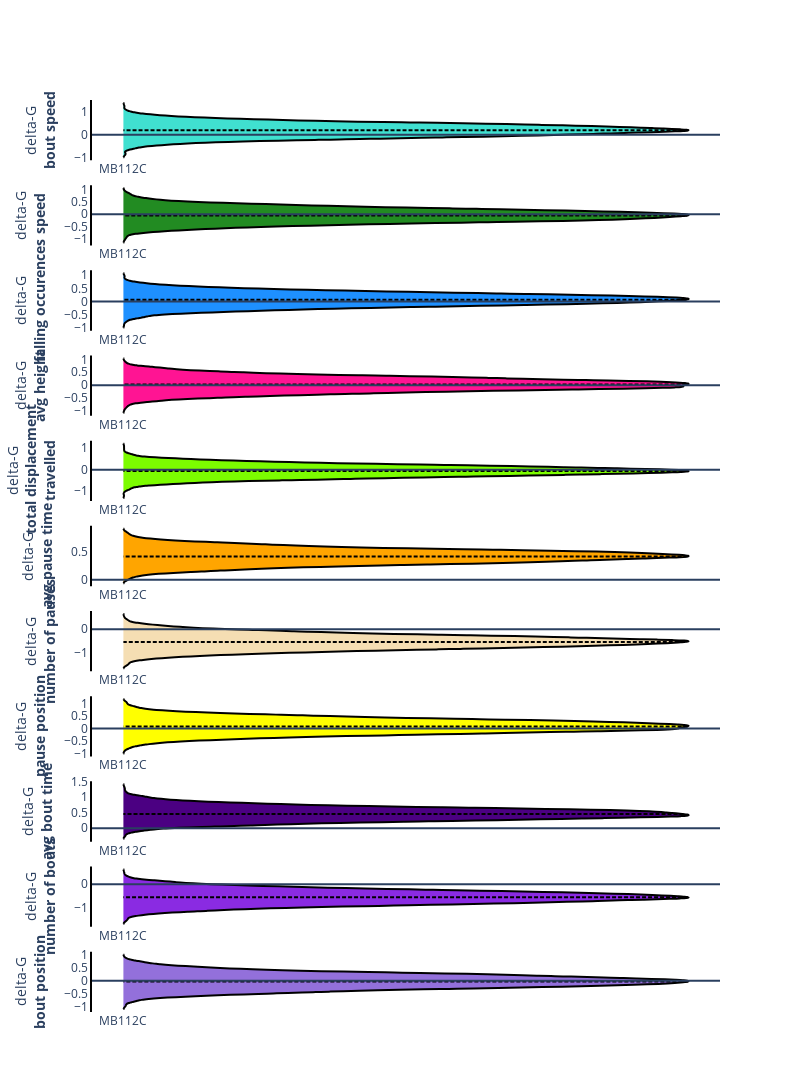

The cell this chart's notebook holds for it:
### Markdown cell above
# dabest graphs

### Code cell
fig3 = make_subplots(rows=11, cols=1, row_heights=[0.09]*11 , horizontal_spacing = 0.05) 


#boutspeed
for n in dblist:
    fig3.add_trace(go.Violin(y = df_bspeed[n], name = n, meanline_visible=True, line_color='black', fillcolor = "turquoise"), row = 1, col = 1)

fig3 = fig3.update_traces(side='positive', width=1, points=False, opacity=1, row = 1, col = 1)
fig3.update_yaxes(title = "delta-G" + '<b>'  +'<br>' + "bout speed" + '<b>', showline=True, linewidth=2, linecolor='black', row = 1, col = 1)
fig3.add_hline(y=0, row = 1, col = 1)

#speed
for n in dblist:
    fig3.add_trace(go.Violin(y = df_speed[n], name = n, meanline_visible=True, line_color='black', fillcolor = "forestgreen"), row = 2, col = 1)

fig3 = fig3.update_traces(side='positive', width=1, points=False, opacity=1, row = 2, col = 1)
fig3.update_yaxes(title = "delta-G" + '<b>'  +'<br>' + " speed" + '<b>', showline=True, linewidth=2, linecolor='black', row = 2, col = 1)
fig3.add_hline(y=0, row = 2, col = 1)



#falls
for n in dblist:
    fig3.add_trace(go.Violin(y = df_fall[n], name = n, meanline_visible=True, line_color='black', fillcolor = "dodgerblue"), row = 3, col = 1)
    
fig3 = fig3.update_traces(side='positive', width=1, points=False, opacity=1, row = 3, col = 1)
fig3.update_yaxes(title = "delta-G" +'<br>'+ '<b>' + "falling occurences" + '<b>', showline=True, linewidth=2, linecolor='black', row = 3, col = 1)
fig3.add_hline(y=0, row = 3, col = 1)

#height
for n in dblist:
    fig3.add_trace(go.Violin(y = df_height[n], name = n, meanline_visible=True, line_color='black', fillcolor = "deeppink"), row = 4, col = 1)
    
fig3 = fig3.update_traces(side='positive', width=1, points=False, opacity=1, row = 4, col = 1)
fig3.update_yaxes(title = "delta-G" + '<b>' + '<br>' + "avg height" + '<b>', showline=True, linewidth=2, linecolor='black', row = 4, col = 1)
fig3.add_hline(y=0, row = 4, col = 1)


# displacement
for n in dblist:
    fig3.add_trace(go.Violin(y = df_displacement[n], name = n, meanline_visible=True, line_color='black', fillcolor = "lawngreen"), row = 5, col = 1)
    
fig3 = fig3.update_traces(side='positive', width=1, points=False, opacity=1, row = 5, col = 1)
fig3.update_yaxes(title = "delta-G" + '<b>' + '<br>' + " total displacement"  + '<br>' + "travelled" + '<b>', showline=True, linewidth=2, linecolor='black', row =5, col = 1)
fig3.add_hline(y=0, row = 5, col = 1)


#meanpauses
for n in dblist:
    fig3.add_trace(go.Violin(y = df_meanpause[n], name = n, meanline_visible=True, line_color='black', fillcolor = "orange"), row = 6, col = 1)
    
fig3 = fig3.update_traces(side='positive', width=1, points=False, opacity=1, row = 6, col = 1)
fig3.update_yaxes(title = "delta-G" + '<b>' + '<br>' + "avg pause time" + '<b>', showline=True, linewidth=2, linecolor='black', row = 6, col = 1)
fig3.add_hline(y=0, row = 6, col = 1)

#numberofpauses
for n in dblist:
    fig3.add_trace(go.Violin(y = df_pause[n], name = n, meanline_visible=True, line_color='black', fillcolor = "wheat"), row = 7, col = 1)
    
fig3 = fig3.update_traces(side='positive', width=1, points=False, opacity=1, row = 7, col = 1)
fig3.update_yaxes(title = "delta-G" + '<b>' + '<br>' + "number of pauses" + '<b>', showline=True, linewidth=2, linecolor='black', row = 7, col = 1)
fig3.add_hline(y=0, row = 7, col = 1)

#pauseheight
for n in dblist:
    fig3.add_trace(go.Violin(y = df_pausepos[n], name = n, meanline_visible=True, line_color='black', fillcolor = "yellow"), row = 8, col = 1)
    
fig3 = fig3.update_traces(side='positive', width=1, points=False, opacity=1, row = 8, col = 1)
fig3.update_yaxes(title = "delta-G" + '<b>' + '<br>' + "pause position" + '<b>', showline=True, linewidth=2, linecolor='black', row = 8, col = 1)
fig3.add_hline(y=0, row = 8, col = 1)

#meanbout
for n in dblist:
    fig3.add_trace(go.Violin(y = df_meanbout[n], name = n, meanline_visible=True, line_color='black', fillcolor = "indigo"), row = 9, col = 1)
    
fig3 = fig3.update_traces(side='positive', width=1, points=False, opacity=1, row = 9, col = 1)
fig3.update_yaxes(title = "delta-G" + '<b>' + '<br>' + "avg bout time" + '<b>', showline=True, linewidth=2, linecolor='black', row = 9, col = 1)
fig3.add_hline(y=0, row = 9, col = 1)

#numberofbouts
for n in dblist:
    fig3.add_trace(go.Violin(y = df_bout[n], name = n, meanline_visible=True, line_color='black', fillcolor = "blueviolet"), row = 10, col = 1)
    
fig3 = fig3.update_traces(side='positive', width=1, points=False, opacity=1, row = 10, col = 1)
fig3.update_yaxes(title = "delta-G" + '<b>' + '<br>' + "number of bouts" + '<b>', showline=True, linewidth=2, linecolor='black', row = 10, col = 1)
fig3.add_hline(y=0, row = 10, col = 1)

#boutheight
for n in dblist:
    fig3.add_trace(go.Violin(y = df_boutpos[n], name = n, meanline_visible=True, line_color='black', fillcolor = "mediumpurple"), row = 11, col = 1)
    
fig3 = fig3.update_traces(side='positive', width=1, points=False, opacity=1, row = 11, col = 1)
fig3.update_yaxes(title = "delta-G" + '<b>' + '<br>' + "bout position" + '<b>', showline=True, linewidth=2, linecolor='black', row = 11, col = 1)
fig3.add_hline(y=0, row = 11, col = 1)


fig3.update_layout(plot_bgcolor = "white", height=1500, width=800, showlegend = False)
margin=dict(l=80, r=80, t=100, b=80)
fig3.show()

### Figure 1 — Plotly figure (JSON) as saved in the notebook; plotly's stock layout.template omitted (floating-point values rounded to 4 significant figures; data arrays with more than 128 entries replaced by an {"elided": "..."} marker saying what was removed)
{"data": [{"fillcolor": "turquoise", "line": {"color": "black"}, "meanline": {"visible": true}, "name": "MB112C", "opacity": 1, "points": false, "side": "positive", "type": "violin", "width": 1, "xaxis": "x", "y": {"elided": "5000 float values"}, "yaxis": "y"}, {"fillcolor": "forestgreen", "line": {"color": "black"}, "meanline": {"visible": true}, "name": "MB112C", "opacity": 1, "points": false, "side": "positive", "type": "violin", "width": 1, "xaxis": "x2", "y": {"elided": "5000 float values"}, "yaxis": "y2"}, {"fillcolor": "dodgerblue", "line": {"color": "black"}, "meanline": {"visible": true}, "name": "MB112C", "opacity": 1, "points": false, "side": "positive", "type": "violin", "width": 1, "xaxis": "x3", "y": {"elided": "5000 float values"}, "yaxis": "y3"}, {"fillcolor": "deeppink", "line": {"color": "black"}, "meanline": {"visible": true}, "name": "MB112C", "opacity": 1, "points": false, "side": "positive", "type": "violin", "width": 1, "xaxis": "x4", "y": {"elided": "5000 float values"}, "yaxis": "y4"}, {"fillcolor": "lawngreen", "line": {"color": "black"}, "meanline": {"visible": true}, "name": "MB112C", "opacity": 1, "points": false, "side": "positive", "type": "violin", "width": 1, "xaxis": "x5", "y": {"elided": "5000 float values"}, "yaxis": "y5"}, {"fillcolor": "orange", "line": {"color": "black"}, "meanline": {"visible": true}, "name": "MB112C", "opacity": 1, "points": false, "side": "positive", "type": "violin", "width": 1, "xaxis": "x6", "y": {"elided": "5000 float values"}, "yaxis": "y6"}, {"fillcolor": "wheat", "line": {"color": "black"}, "meanline": {"visible": true}, "name": "MB112C", "opacity": 1, "points": false, "side": "positive", "type": "violin", "width": 1, "xaxis": "x7", "y": {"elided": "5000 float values"}, "yaxis": "y7"}, {"fillcolor": "yellow", "line": {"color": "black"}, "meanline": {"visible": true}, "name": "MB112C", "opacity": 1, "points": false, "side": "positive", "type": "violin", "width": 1, "xaxis": "x8", "y": {"elided": "5000 float values"}, "yaxis": "y8"}, {"fillcolor": "indigo", "line": {"color": "black"}, "meanline": {"visible": true}, "name": "MB112C", "opacity": 1, "points": false, "side": "positive", "type": "violin", "width": 1, "xaxis": "x9", "y": {"elided": "5000 float values"}, "yaxis": "y9"}, {"fillcolor": "blueviolet", "line": {"color": "black"}, "meanline": {"visible": true}, "name": "MB112C", "opacity": 1, "points": false, "side": "positive", "type": "violin", "width": 1, "xaxis": "x10", "y": {"elided": "5000 float values"}, "yaxis": "y10"}, {"fillcolor": "mediumpurple", "line": {"color": "black"}, "meanline": {"visible": true}, "name": "MB112C", "opacity": 1, "points": false, "side": "positive", "type": "violin", "width": 1, "xaxis": "x11", "y": {"elided": "5000 float values"}, "yaxis": "y11"}], "layout": {"height": 1500, "plot_bgcolor": "white", "shapes": [{"type": "line", "x0": 0, "x1": 1, "xref": "x domain", "y0": 0, "y1": 0, "yref": "y"}, {"type": "line", "x0": 0, "x1": 1, "xref": "x2 domain", "y0": 0, "y1": 0, "yref": "y2"}, {"type": "line", "x0": 0, "x1": 1, "xref": "x3 domain", "y0": 0, "y1": 0, "yref": "y3"}, {"type": "line", "x0": 0, "x1": 1, "xref": "x4 domain", "y0": 0, "y1": 0, "yref": "y4"}, {"type": "line", "x0": 0, "x1": 1, "xref": "x5 domain", "y0": 0, "y1": 0, "yref": "y5"}, {"type": "line", "x0": 0, "x1": 1, "xref": "x6 domain", "y0": 0, "y1": 0, "yref": "y6"}, {"type": "line", "x0": 0, "x1": 1, "xref": "x7 domain", "y0": 0, "y1": 0, "yref": "y7"}, {"type": "line", "x0": 0, "x1": 1, "xref": "x8 domain", "y0": 0, "y1": 0, "yref": "y8"}, {"type": "line", "x0": 0, "x1": 1, "xref": "x9 domain", "y0": 0, "y1": 0, "yref": "y9"}, {"type": "line", "x0": 0, "x1": 1, "xref": "x10 domain", "y0": 0, "y1": 0, "yref": "y10"}, {"type": "line", "x0": 0, "x1": 1, "xref": "x11 domain", "y0": 0, "y1": 0, "yref": "y11"}], "showlegend": false, "width": 800, "xaxis": {"anchor": "y", "domain": [0, 1]}, "xaxis10": {"anchor": "y10", "domain": [0, 1]}, "xaxis11": {"anchor": "y11", "domain": [0, 1]}, "xaxis2": {"anchor": "y2", "domain": [0, 1]}, "xaxis3": {"anchor": "y3", "domain": [0, 1]}, "xaxis4": {"anchor": "y4", "domain": [0, 1]}, "xaxis5": {"anchor": "y5", "domain": [0, 1]}, "xaxis6": {"anchor": "y6", "domain": [0, 1]}, "xaxis7": {"anchor": "y7", "domain": [0, 1]}, "xaxis8": {"anchor": "y8", "domain": [0, 1]}, "xaxis9": {"anchor": "y9", "domain": [0, 1]}, "yaxis": {"anchor": "x", "domain": [0.9339, 1], "linecolor": "black", "linewidth": 2, "showline": true, "title": {"text": "delta-G<b><br>bout speed<b>"}}, "yaxis10": {"anchor": "x10", "domain": [0.09339, 0.1595], "linecolor": "black", "linewidth": 2, "showline": true, "title": {"text": "delta-G<b><br>number of bouts<b>"}}, "yaxis11": {"anchor": "x11", "domain": [0, 0.06612], "linecolor": "black", "linewidth": 2, "showline": true, "title": {"text": "delta-G<b><br>bout position<b>"}}, "yaxis2": {"anchor": "x2", "domain": [0.8405, 0.9066], "linecolor": "black", "linewidth": 2, "showline": true, "title": {"text": "delta-G<b><br> speed<b>"}}, "yaxis3": {"anchor": "x3", "domain": [0.7471, 0.8132], "linecolor": "black", "linewidth": 2, "showline": true, "title": {"text": "delta-G<br><b>falling occurences<b>"}}, "yaxis4": {"anchor": "x4", "domain": [0.6537, 0.7198], "linecolor": "black", "linewidth": 2, "showline": true, "title": {"text": "delta-G<b><br>avg height<b>"}}, "yaxis5": {"anchor": "x5", "domain": [0.5603, 0.6264], "linecolor": "black", "linewidth": 2, "showline": true, "title": {"text": "delta-G<b><br> total displacement<br>travelled<b>"}}, "yaxis6": {"anchor": "x6", "domain": [0.4669, 0.5331], "linecolor": "black", "linewidth": 2, "showline": true, "title": {"text": "delta-G<b><br>avg pause time<b>"}}, "yaxis7": {"anchor": "x7", "domain": [0.3736, 0.4397], "linecolor": "black", "linewidth": 2, "showline": true, "title": {"text": "delta-G<b><br>number of pauses<b>"}}, "yaxis8": {"anchor": "x8", "domain": [0.2802, 0.3463], "linecolor": "black", "linewidth": 2, "showline": true, "title": {"text": "delta-G<b><br>pause position<b>"}}, "yaxis9": {"anchor": "x9", "domain": [0.1868, 0.2529], "linecolor": "black", "linewidth": 2, "showline": true, "title": {"text": "delta-G<b><br>avg bout time<b>"}}}}
